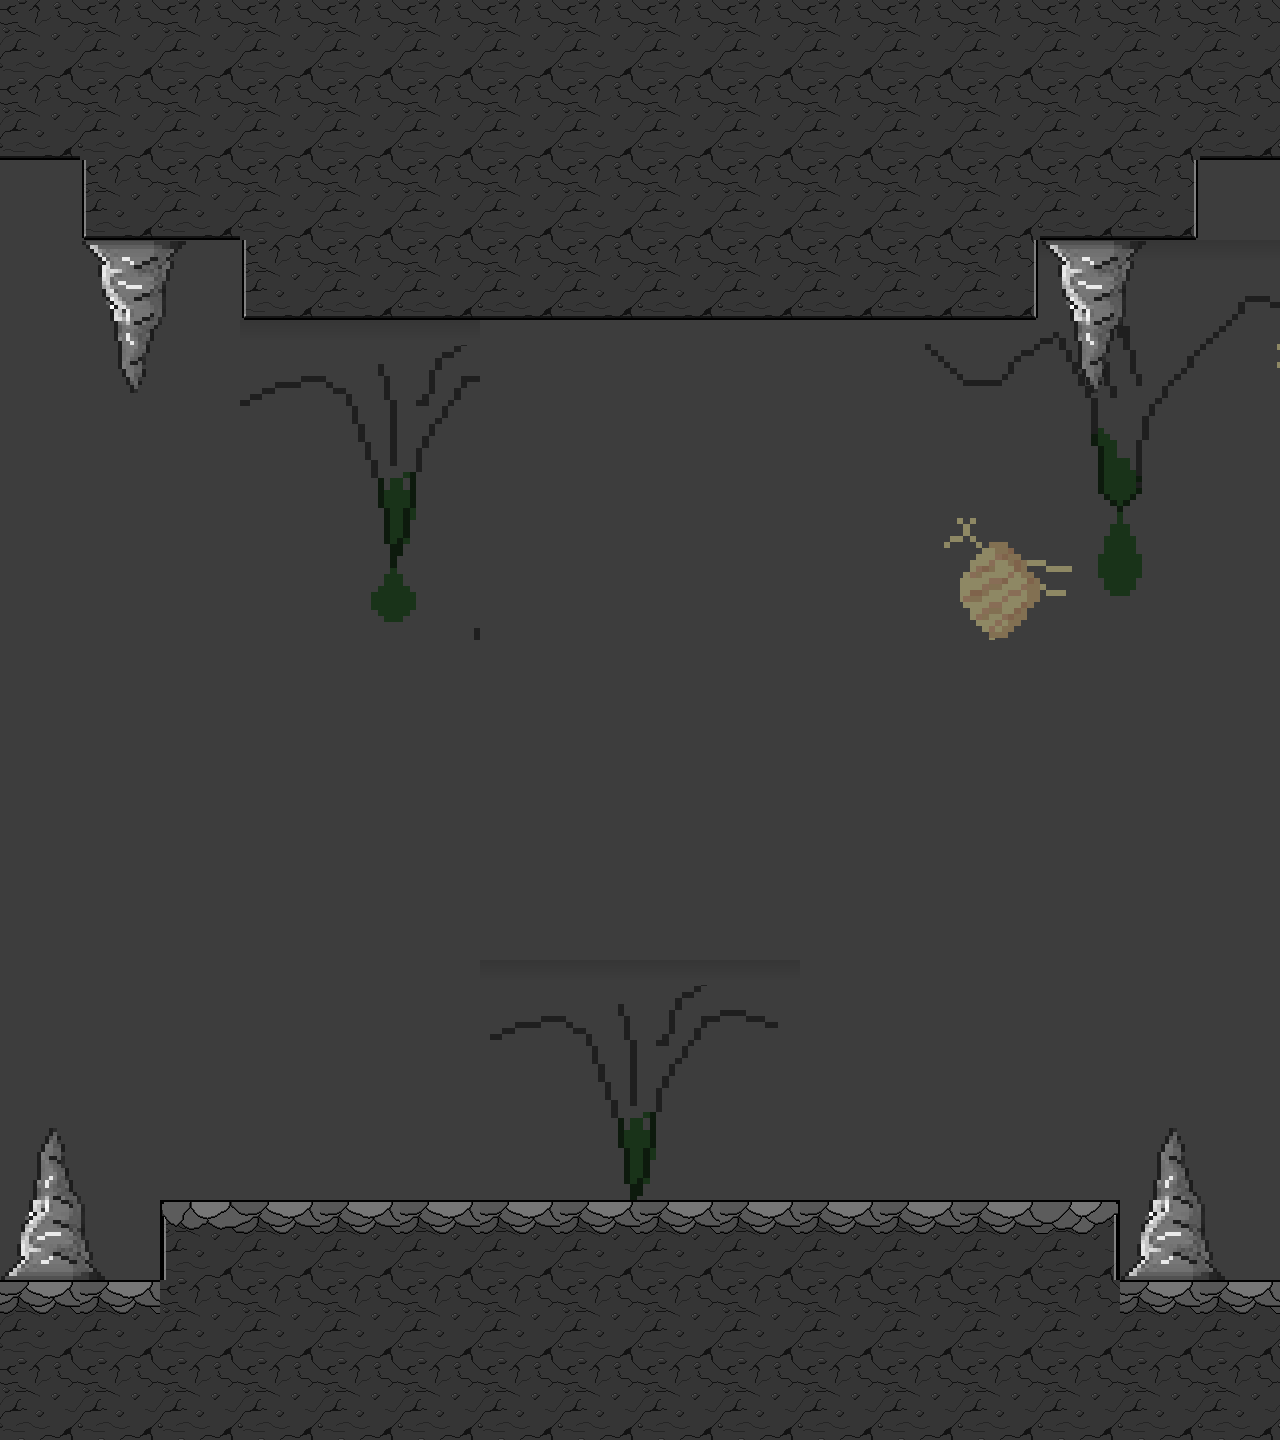

A level layout from a 2D game, rendered from its tile map. Below: a short description, then the map file with its tile-grid data intact:
An orthogonal 16x18 tile map with 80x80 px tiles, 2 tile layers (BG, Graficos), 2 tilesets and 64 objects.

<map version="1.0" tiledversion="1.1.6" orientation="orthogonal" renderorder="right-down" width="16" height="18" tilewidth="80" tileheight="80" infinite="0" nextobjectid="3682">
 <tileset firstgid="1" name="Cave_Tileset" tilewidth="80" tileheight="80" tilecount="189" columns="21">
  <image source="Cave_Tileset.png" width="1680" height="720" />
 </tileset>
 <tileset firstgid="190" name="Subs_Tileset" tilewidth="80" tileheight="80" tilecount="189" columns="21">
  <image source="Cave_Tileset.png" width="1680" height="720" />
 </tileset>
 <layer name="BG" width="16" height="18">
  <data encoding="csv">
9,10,11,12,13,14,15,16,17,18,19,20,21,9,10,11,
30,31,32,33,34,35,36,37,38,39,40,41,42,30,31,32,
119,119,119,119,119,119,119,119,119,119,119,119,119,119,119,119,
119,119,119,119,119,119,119,119,119,119,119,57,58,59,60,61,
119,119,119,52,53,54,119,119,119,119,119,78,79,80,81,82,
119,119,119,73,74,75,119,119,119,119,119,119,119,101,102,119,
119,119,119,94,95,96,119,119,119,119,119,120,121,122,123,119,
119,119,119,115,116,117,119,119,119,119,119,119,142,143,144,119,
119,119,119,119,119,119,119,119,119,119,119,119,119,119,119,119,
119,119,119,119,119,119,119,119,119,119,119,119,119,119,119,119,
119,119,119,119,119,119,119,119,119,119,119,119,119,119,119,119,
119,119,119,119,119,119,119,119,119,119,119,119,119,119,119,119,
119,119,119,119,119,119,52,53,54,55,119,119,119,119,119,119,
119,119,119,119,119,119,119,74,75,119,119,119,119,119,119,119,
119,119,119,119,119,119,119,95,96,119,119,119,119,119,119,119,
119,119,64,65,65,65,65,65,65,65,65,65,65,66,119,119,
65,65,86,86,86,86,86,86,86,86,86,86,86,86,65,65,
86,86,86,86,86,86,86,86,86,86,86,86,86,86,86,86
</data>
 </layer>
 <layer name="Graficos" width="16" height="18">
  <data encoding="csv">
86,86,86,86,86,86,86,86,86,86,86,86,86,86,86,86,
107,86,86,86,86,86,86,86,86,86,86,86,86,86,86,107,
0,106,107,86,86,86,86,86,86,86,86,86,86,107,108,0,
0,148,149,106,107,107,107,107,107,107,107,107,108,148,149,0,
0,169,170,0,0,0,0,0,0,0,0,0,0,169,170,0,
0,0,0,0,0,0,0,0,0,0,0,0,0,0,0,0,
0,0,0,0,0,0,0,0,0,0,0,0,0,0,0,0,
0,0,0,0,0,0,0,0,0,0,0,0,0,0,0,0,
0,0,0,0,0,0,0,0,0,0,0,0,0,0,0,0,
0,0,0,0,0,0,0,0,0,0,0,0,0,0,0,0,
0,0,0,0,0,0,0,0,0,0,0,0,0,0,0,0,
0,0,0,0,0,0,0,0,0,0,0,0,0,0,0,0,
0,0,0,0,0,0,0,0,0,0,0,0,0,0,0,0,
0,0,0,0,0,0,0,0,0,0,0,0,0,0,0,0,
150,151,0,0,0,0,0,0,0,0,0,0,0,0,150,151,
171,172,0,0,0,0,0,0,0,0,0,0,0,0,171,172,
0,0,0,0,0,0,0,0,0,0,0,0,0,0,0,0,
0,0,0,0,0,0,0,0,0,0,0,0,0,0,0,0
</data>
 </layer>
 <objectgroup name="Piso">
  <object id="3550" x="0" y="1280" width="1280" height="160" />
  <object id="3551" x="160" y="1200" width="960" height="80" />
  <object id="3552" x="0" y="0" width="1280" height="160" />
  <object id="3555" x="81.8182" y="160.606" width="1120" height="80" />
  <object id="3556" x="240" y="240" width="800" height="80" />
 </objectgroup>
 <objectgroup name="Plataformas" />
 <objectgroup name="Obstaculos">
  <object id="3613" x="1042.67" y="241.333" width="103.333" height="3.33333" />
  <object id="3614" x="1046.33" y="244.66" width="3.66667" height="4.66667" />
  <object id="3615" x="1050.67" y="249.33" width="3.33333" height="3.66667" />
  <object id="3616" x="1054.33" y="253.33" width="4" height="3.66667" />
  <object id="3617" x="1058.33" y="256.663" width="4" height="4.33333" />
  <object id="3618" x="1061.67" y="260.66" width="4.33333" height="4.66667" />
  <object id="3619" x="1058.67" y="265.33" width="3.66667" height="11.6667" />
  <object id="3620" x="1062.67" y="277.33" width="3" height="19.6667" />
  <object id="3621" x="1066.33" y="297" width="3.66667" height="7.66667" />
  <object id="3622" x="1070.67" y="304.33" width="3" height="16.6667" />
  <object id="3623" x="1074.33" y="320.333" width="3.66667" height="20.3333" />
  <object id="3624" x="1078.67" y="341" width="3.66667" height="27.6667" />
  <object id="3625" x="1082.33" y="369.327" width="3.66667" height="7" />
  <object id="3626" x="1086.33" y="376.33" width="3.33333" height="8.66667" />
  <object id="3627" x="1090.67" y="385" width="7.66667" height="7.66667" />
  <object id="3628" x="1098.33" y="376.663" width="4" height="8.33333" />
  <object id="3629" x="1102.33" y="353.997" width="4" height="23" />
  <object id="3630" x="1106.67" y="341.333" width="4.33333" height="12.3333" />
  <object id="3631" x="1111" y="328.993" width="3.66667" height="12.3333" />
  <object id="3632" x="1114.67" y="324.993" width="4" height="3.33333" />
  <object id="3633" x="1118.33" y="316.993" width="3.66667" height="8.33333" />
  <object id="3634" x="1122" y="281.33" width="4" height="35.6667" />
  <object id="3635" x="1126.33" y="269" width="4" height="11.6667" />
  <object id="3636" x="1130.33" y="261.33" width="3.66667" height="7.66667" />
  <object id="3637" x="1126" y="256.663" width="4.66667" height="4.33333" />
  <object id="3638" x="1130.67" y="253.333" width="3.33333" height="3.33333" />
  <object id="3639" x="1134" y="248.993" width="4" height="4.33333" />
  <object id="3640" x="1138.67" y="244.663" width="3.33333" height="4.33333" />
  <object id="3641" x="82.3335" y="241" width="103.333" height="3.33333" />
  <object id="3642" x="86.0002" y="244.327" width="3.66667" height="4.66667" />
  <object id="3643" x="90.3335" y="248.997" width="3.33333" height="3.66667" />
  <object id="3644" x="94.0002" y="252.997" width="4" height="3.66667" />
  <object id="3645" x="98.0002" y="256.33" width="4" height="4.33333" />
  <object id="3646" x="101.333" y="260.327" width="4.33333" height="4.66667" />
  <object id="3647" x="98.3335" y="264.997" width="3.66667" height="11.6667" />
  <object id="3648" x="102.333" y="276.997" width="3" height="19.6667" />
  <object id="3649" x="106" y="296.667" width="3.66667" height="7.66667" />
  <object id="3650" x="110.333" y="303.997" width="3" height="16.6667" />
  <object id="3651" x="114" y="320" width="3.66667" height="20.3333" />
  <object id="3652" x="118.333" y="340.667" width="3.66667" height="27.6667" />
  <object id="3653" x="122" y="368.993" width="3.66667" height="7" />
  <object id="3654" x="126" y="375.997" width="3.33333" height="8.66667" />
  <object id="3655" x="130.333" y="384.667" width="7.66667" height="7.66667" />
  <object id="3656" x="138" y="376.33" width="4" height="8.33333" />
  <object id="3657" x="142" y="353.663" width="4" height="23" />
  <object id="3658" x="146.333" y="341" width="4.33333" height="12.3333" />
  <object id="3659" x="150.667" y="328.66" width="3.66667" height="12.3333" />
  <object id="3660" x="154.333" y="324.66" width="4" height="3.33333" />
  <object id="3661" x="158" y="316.66" width="3.66667" height="8.33333" />
  <object id="3662" x="161.667" y="280.997" width="4" height="35.6667" />
  <object id="3663" x="166" y="268.667" width="4" height="11.6667" />
  <object id="3664" x="170" y="260.997" width="3.66667" height="7.66667" />
  <object id="3665" x="165.667" y="256.33" width="4.66667" height="4.33333" />
  <object id="3666" x="170.333" y="253" width="3.33333" height="3.33333" />
  <object id="3667" x="173.667" y="248.66" width="4" height="4.33333" />
  <object id="3668" x="178.333" y="244.33" width="3.33333" height="4.33333" />
  <object id="3678" x="0" y="160" width="42.0637" height="1120" />
  <object id="3680" x="1248.05" y="160" width="31.9474" height="1120" />
 </objectgroup>
 <objectgroup name="Enemigos" />
 <objectgroup name="Jefe">
  <object id="3677" x="764.593" y="512.878" width="320" height="320">
   <properties>
    <property name="King" value="" />
   </properties>
  </object>
 </objectgroup>
</map>